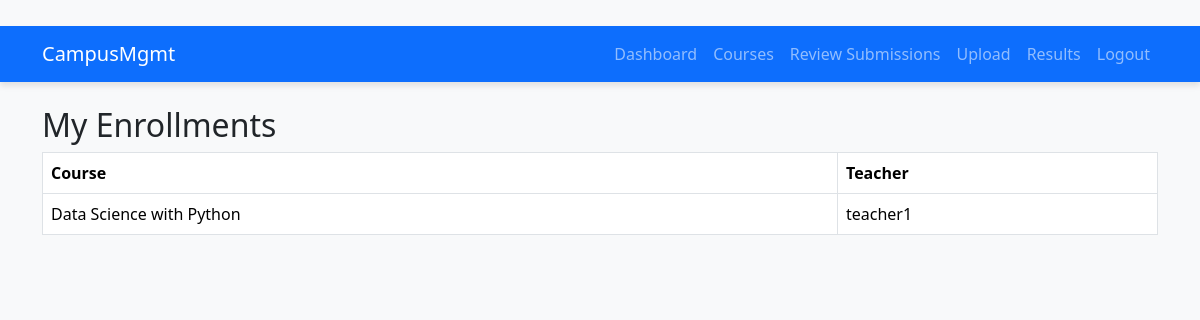
The app's page /courses/dashboard/ (signed in) with its own data.
### courses/models.py (models this page shows, shortened)
class Enrollment(models.Model):
     student = models.ForeignKey(User, on_delete=models.CASCADE, limit_choices_to={'role': 'student'})
     course = models.ForeignKey(Course, on_delete=models.CASCADE)
     enrolled_on = models.DateTimeField(auto_now_add=True)
     class Meta:
         unique_together = ('student', 'course')

class Course(models.Model):
    name = models.CharField(max_length=100)
    description = models.TextField()
    teacher = models.ForeignKey(User, on_delete=models.CASCADE, limit_choices_to={'role': 'teacher'})
    created_at = models.DateTimeField(auto_now_add=True)

### accounts/models.py (models this page shows)
class User(AbstractUser):
    ROLE_CHOICES = (
        ('student', 'Student'),
        ('teacher', 'Teacher'),
        ('admin', 'Admin'),
    )
    role = models.CharField(max_length=10, choices=ROLE_CHOICES, default='student')

### courses/views.py (the view)
# urls.py: path('dashboard/', views.enrollment_dashboard, name='enrollment_dashboard'),
@login_required
def enrollment_dashboard(request):
    enrollments = Enrollment.objects.filter(student=request.user)
    return render(request, 'courses/enrollment_dashboard.html', {'enrollments': enrollments})

### templates/courses/enrollment_dashboard.html (shortened to what this page needs)
{% extends 'base.html' %}
{% block content %}
<h2>My Enrollments</h2>
<table class="table table-bordered">
  <thead>
    <tr>
      <th>Course</th>
      <th>Teacher</th>
    </tr>
  </thead>
  <tbody>
    {% for enrollment in enrollments %}
      <tr>
        <td>{{ enrollment.course.name }}</td>
        <td>{{ enrollment.course.teacher.username }}</td>
      </tr>
    {% endfor %}
  </tbody>
</table>
{% endblock %}

### static/css/custom.css (style rules this page uses)
body { background-color: #f8f9fa; font-family: 'Segoe UI', Tahoma, Geneva, Verdana, sans-serif; }

### records on screen
Enrollment: course.name "Data Science with Python", course.teacher.username "teacher1"
